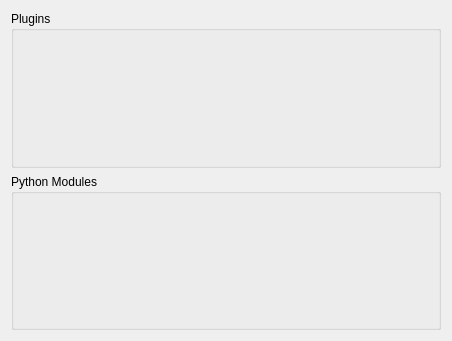
<?xml version="1.0" encoding="UTF-8"?>
<ui version="4.0">
 <class>GeneralModules</class>
 <widget class="QWidget" name="GeneralModules">
  <property name="geometry">
   <rect>
    <x>0</x>
    <y>0</y>
    <width>452</width>
    <height>341</height>
   </rect>
  </property>
  <property name="windowTitle">
   <string>Form</string>
  </property>
  <layout class="QVBoxLayout" name="verticalLayout">
   <item>
    <widget class="QGroupBox" name="groupBox">
     <property name="title">
      <string>Plugins</string>
     </property>
    </widget>
   </item>
   <item>
    <widget class="QGroupBox" name="groupBox_2">
     <property name="title">
      <string>Python Modules</string>
     </property>
    </widget>
   </item>
  </layout>
 </widget>
 <resources/>
 <connections/>
</ui>
